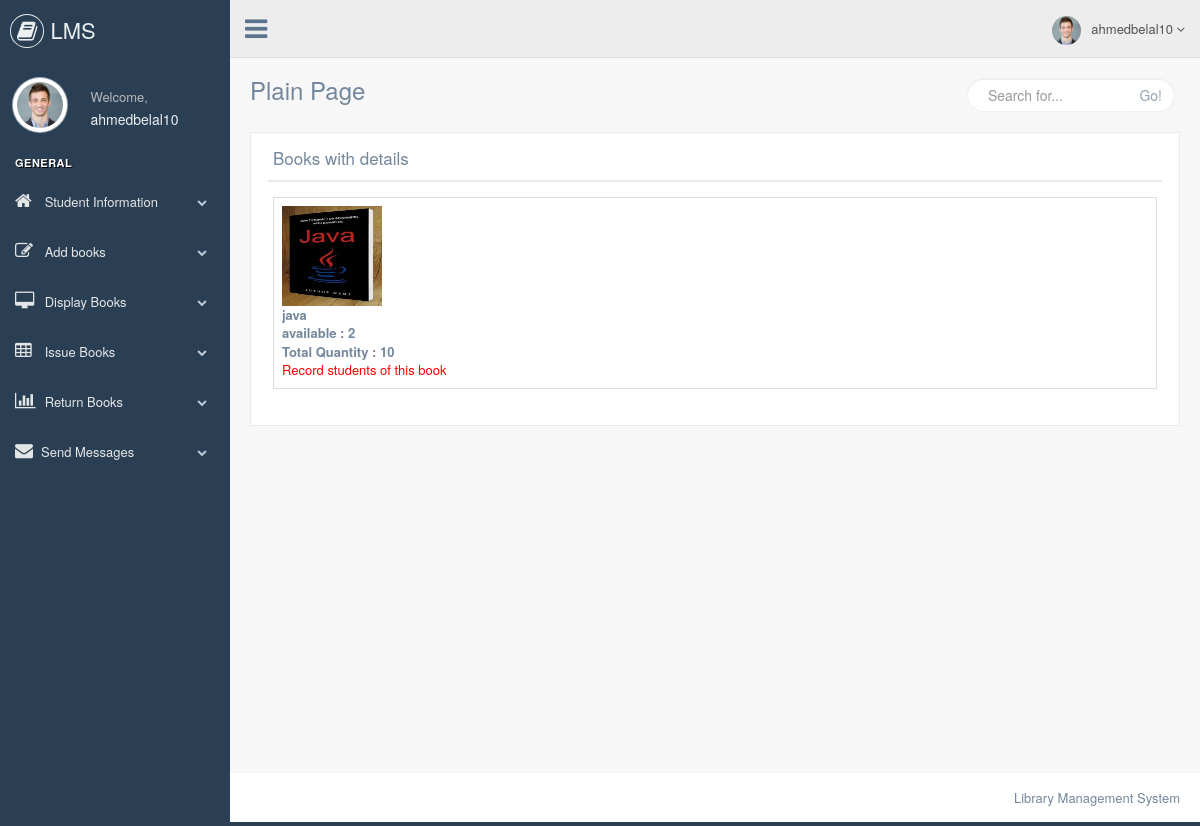
Page /librarian/book_details_with_students.php (signed in) on the committed database.
### tables this page shows
CREATE TABLE `add_books` (
  `id` int(11) NOT NULL,
  `book_name` varchar(50) NOT NULL,
  `book_image` varchar(500) NOT NULL,
  `book_author_name` varchar(50) NOT NULL,
  `book_publication_name` varchar(50) NOT NULL,
  `book_purchase_date` varchar(50) NOT NULL,
  `book_price` varchar(50) NOT NULL,
  `book_quan` varchar(50) NOT NULL,
  `available_quan` varchar(50) NOT NULL,
  `librarian_username` varchar(50) NOT NULL
);

### librarian/book_details_with_students.php (the view, shortened to what this page needs)
<?php
include 'header.php';
?>
        <div class="right_col" role="main">
            <div class="">
                <div class="page-title">
                    <div class="title_left">
                        <h3>Plain Page</h3>
                    </div>
                    <div class="title_right">
                        <div class="col-md-5 col-sm-5 col-xs-12 form-group pull-right top_search">
                            <div class="input-group">
                                <input type="text" class="form-control" placeholder="Search for...">
                    <span class="input-group-btn">
                      <button class="btn btn-default" type="button">Go!</button>
                    </span>
                            </div>
                        </div>
                    </div>
                </div>
                <div class="clearfix"></div>
                <div class="row" style="min-height:500px">
                    <div class="col-md-12 col-sm-12 col-xs-12">
                        <div class="x_panel">
                            <div class="x_title">
                                <h2>Books with details</h2>
                                <div class="clearfix"></div>
                            </div>
                            <div class="x_content">
                            <?php
                               $res=mysqli_query($con,"SELECT * from add_books");
                                echo "<table class ='table table-bordered'>";
                                echo "<tr>";
                               while($row=mysqli_fetch_array($res))
                               {
                                  echo "<td>";
                                  ?> <img src="../librarian/<?php echo $row['book_image']; ?>"
                                   width='100' height='100' /><?php
                                   echo "<br/>";
                                   echo "<b>"; echo $row['book_name']; echo "</b>";
                                   echo "<b>"."available : ". $row['available_quan']."</b>";
                                   echo "<br/>";
                                   echo "<b>"."Total Quantity : ". $row['book_quan']."</b>";
                                   echo "<br/>";
                                   ?><a href='all_students_of_this_book.php?book_name=<?php echo $row['book_name']?>' style="color:red">Record students of this book </a><?php
                                  echo "</td>";
                               }
                                echo "</tr>";
                                echo "</table>";
                                ?>
                            </div>
                        </div>
                    </div>
                </div>
            </div>
        </div>
<?php
        include 'footer.php';
        ?>

### rows in the picture
add_books: book_image (picture), book_name "java", available_quan "2", book_quan "10"

### other values in the picture
$_SESSION['librarian'] "ahmedbelal10"
